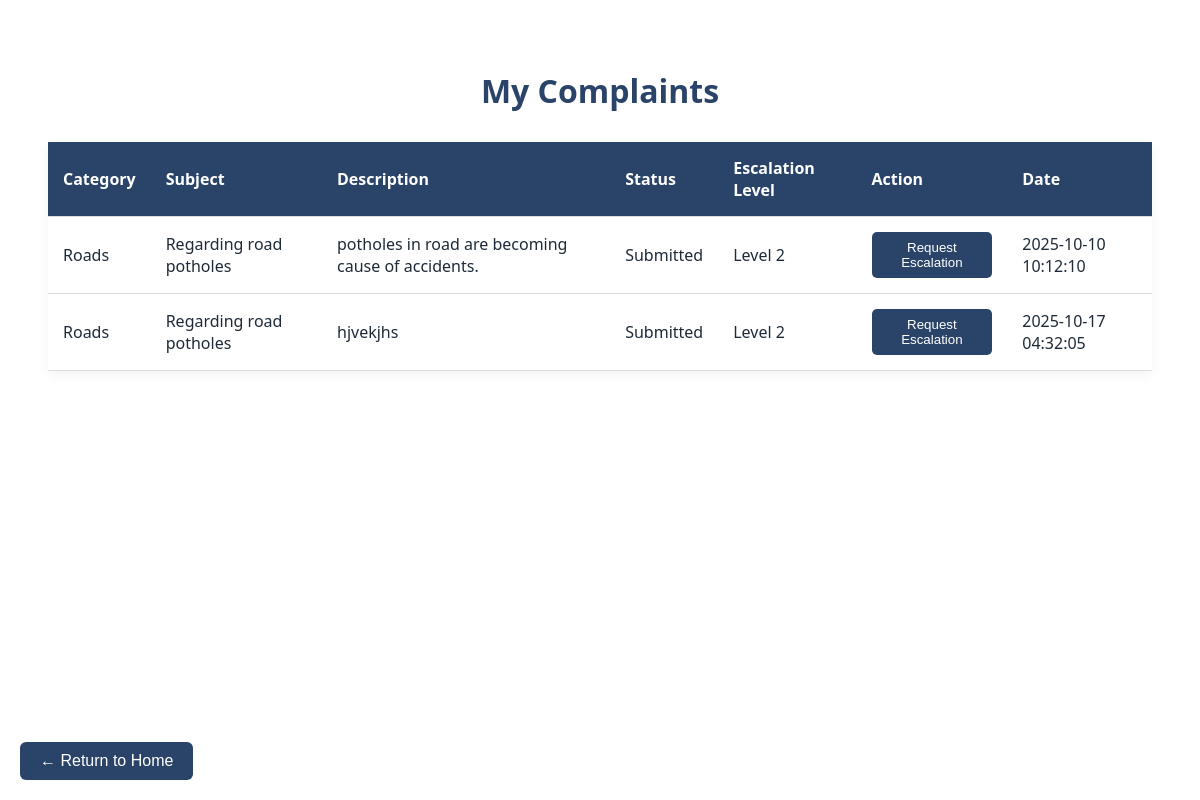
/complaint-status (signed in), run on the app's committed database.
### tables this page shows
CREATE TABLE complaints (
    id INTEGER PRIMARY KEY AUTOINCREMENT,
    user_id INTEGER NOT NULL,
    subject TEXT NOT NULL,
    description TEXT NOT NULL,
    location TEXT NOT NULL,
    photo TEXT,
    category TEXT NOT NULL,
    status TEXT DEFAULT 'Submitted',
    created_at DATETIME DEFAULT CURRENT_TIMESTAMP,
    latitude REAL,
    longitudeÂ REAL, longitude REAL,
    FOREIGN KEY (user_id) REFERENCES users(id)
    
);

### app.py (the view)
@app.route('/complaint-status')
def complaint_status():
    if 'user_id' not in session:
        return redirect(url_for('login'))
    conn = get_db()
    cursor = conn.cursor()
    cursor.execute("""
        SELECT c.id, c.category, c.subject, c.description, c.status, c.created_at,
               IFNULL(e.current_level, 1) AS escalation_level
        FROM complaints c
        LEFT JOIN escalations e ON c.id = e.complaint_id
        WHERE c.user_id = ?
    """, (session['user_id'],))
    complaints = cursor.fetchall()
    conn.close()
    return render_template('complaint_status.html', complaints=complaints)

### app.py (called while the page is built)
def get_db():
    conn = sqlite3.connect(DATABASE)
    conn.row_factory = sqlite3.Row
    return conn

### templates/complaint_status.html (shortened to what this page needs)
<!DOCTYPE html>
<html lang="en">
<head>
</head>
<body>
  <h1>My Complaints</h1>
  <table>
    <thead>
      <tr>
        <th>Category</th>
        <th>Subject</th>
        <th>Description</th>
        <th>Status</th>
        <th>Escalation Level</th>
        <th>Action</th>
        <th>Date</th>
      </tr>
    </thead>
    <tbody>
      {% for c in complaints %}
      <tr>
        <td>{{ c['category'] }}</td>
        <td>{{ c['subject'] }}</td>
        <td>{{ c['description'] }}</td>
        <td>{{ c['status'] }}</td>
        <td>Level {{ c['escalation_level'] or 1 }}</td>
        <td>
          {% if c['escalation_level'] < 3 %}
            <button class="btn escalate-btn" data-id="{{ c['id'] }}">Request Escalation</button>
          {% else %}
            <button class="btn" disabled>Max Level</button>
          {% endif %}
        </td>
        <td>{{ c['created_at'] }}</td>
      </tr>
      {% endfor %}
    </tbody>
  </table>
<div style="position: fixed; bottom: 20px; left: 20px;">
  <a href="{{ url_for('user_home') }}" style="text-decoration: none;">
    <button style="
      padding: 10px 20px;
      font-size: 16px;
      border: none;
      border-radius: 6px;
      background: #2a4469;
      color: white;
      cursor: pointer;
      display: flex;
      align-items: center;
      gap: 8px;">
      &#8592; Return to Home
    </button>
  </a>
</div>
</body>
</html>

### templates/complaint_status.html (style rules this page uses)
body { font-family: 'Segoe UI', sans-serif; background-color: linear-gradient(135deg, #cce7ff, #e0f7ff) ; padding: 40px; color: #1e2a38; }
h1 { text-align: center; color: #2a4469; margin-bottom: 30px; }
table { width: 100%; border-collapse: collapse; background: white; box-shadow: 0 4px 12px rgba(0,0,0,0.05); }
th, td { padding: 15px; border-bottom: 1px solid #ddd; text-align: left; }
th { background-color: #2a4469; color: white; }
.btn { background: #2a4469; color: white; padding: 8px 14px; border: none; border-radius: 5px; cursor: pointer; }

### data on the page
complaints: category "Roads", subject "Regarding road potholes", description "potholes in road are becoming cause of accidents.", status "Submitted", user "2", created_at "2025-10-10 10:12:10"
complaints: category "Roads", subject "Regarding road potholes", description "hjvekjhs", status "Submitted", user "2", created_at "2025-10-17 04:32:05"
